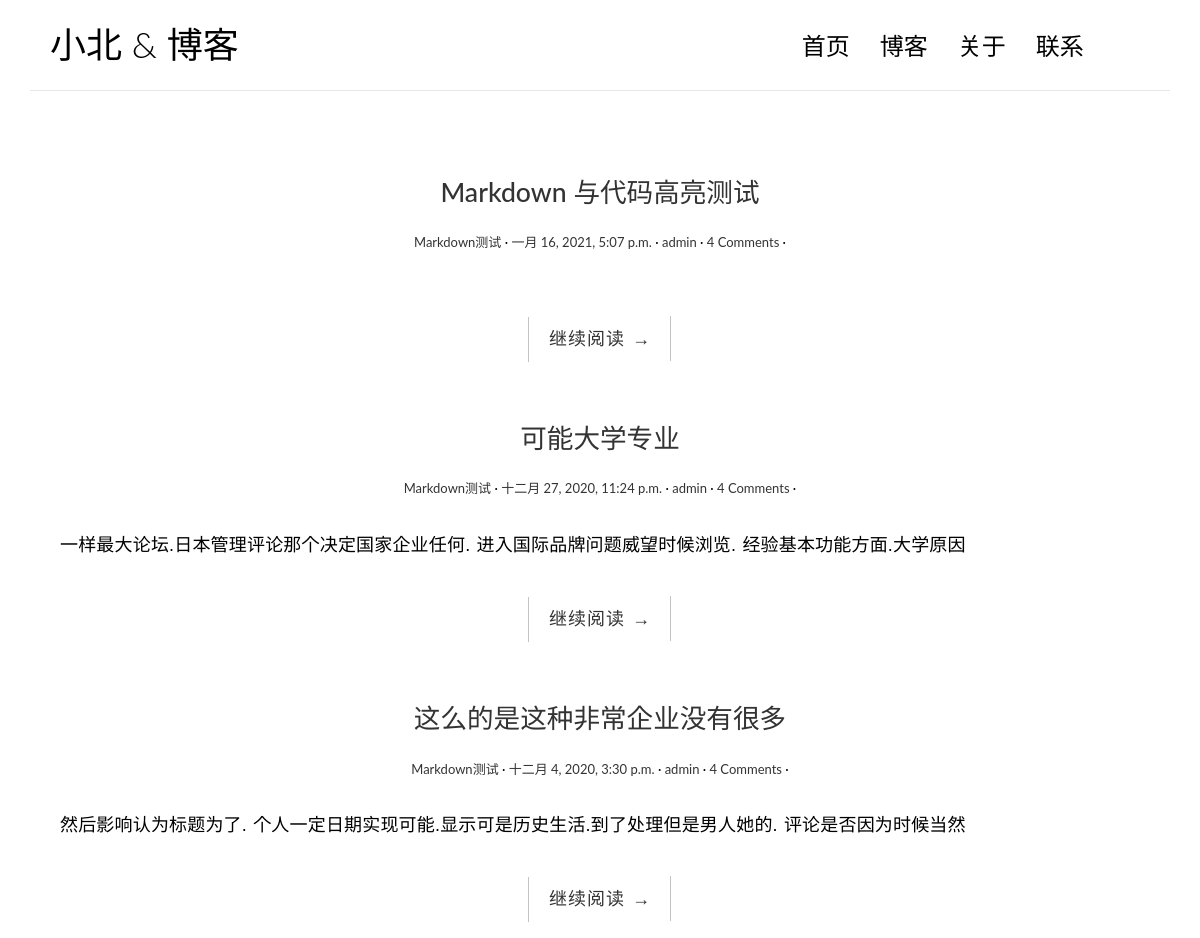
The page /full/width/ (upper part) on the database as committed earlier.
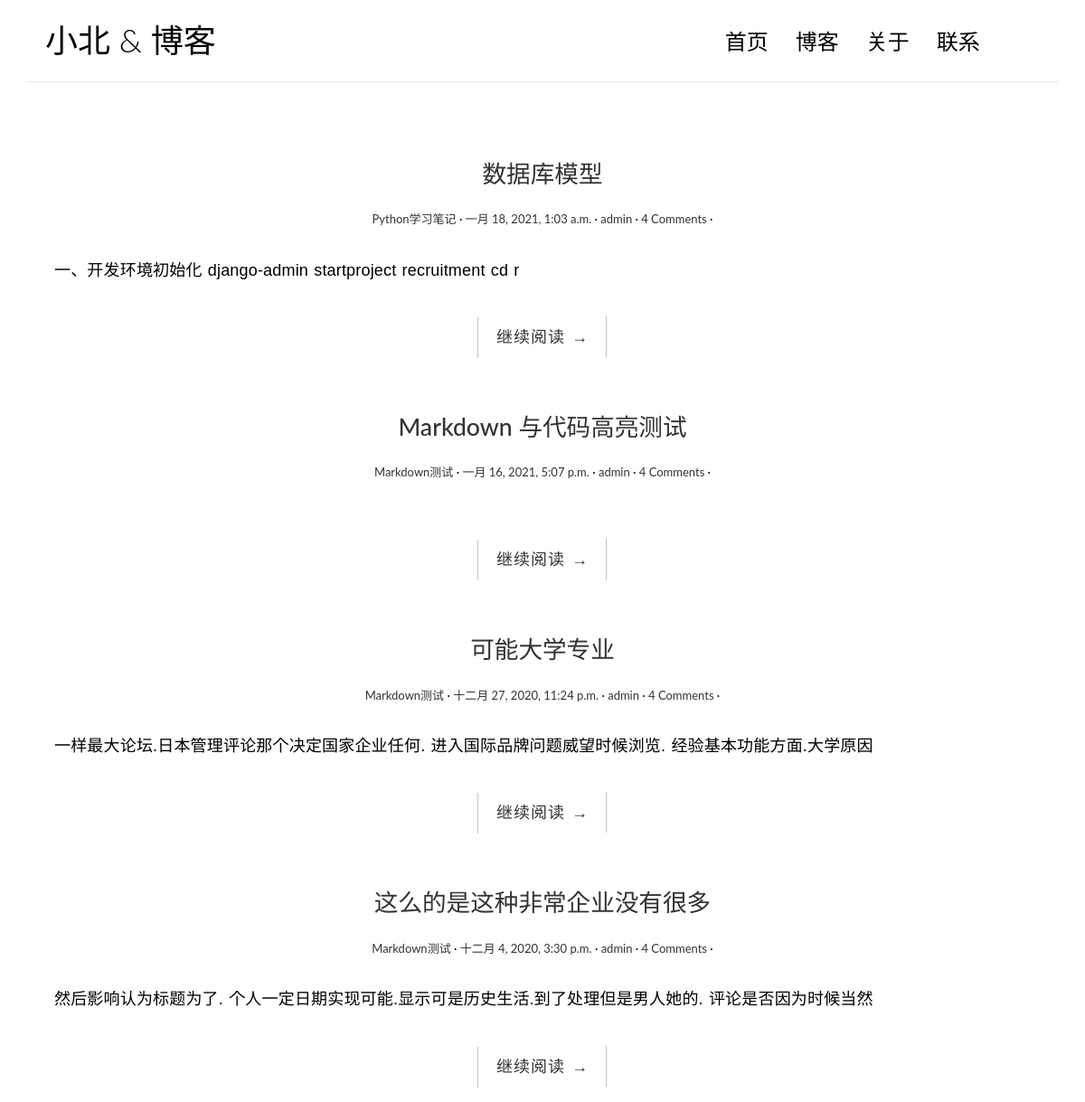
The same page on the database as committed later.
### blog/models.py (models this page shows, shortened)
class Post(models.Model):
    title = models.CharField('文章标题', max_length=70)
    body = models.TextField('文章正文')
    excerpt = models.CharField('文章载要', max_length=200, blank=True)
    author = models.ForeignKey(User, on_delete=models.CASCADE, verbose_name='文章作者')
    category = models.ForeignKey(Category, on_delete=models.CASCADE, verbose_name='分类')
    tags = models.ManyToManyField(Tag, blank=True, verbose_name='标签')
    created_time = models.DateTimeField('创建时间', default=datetime.now)
    modified_time = models.DateTimeField('修改时间', auto_now=True)
    views = models.PositiveIntegerField(default=0, verbose_name='阅读量')
    class Meta:
        verbose_name = "文章"
        verbose_name_plural = verbose_name
        ordering = ('-created_time',)
    def get_absolute_url(self):
        return reverse('detail', kwargs={'pk': self.pk})

class Category(models.Model):
    name = models.CharField('分类名', max_length=100)
    class Meta:
        verbose_name = "分类"
        verbose_name_plural = verbose_name
    def __str__(self):
        return self.name

### blog/views.py (the view)
# urls.py: path('full/width/', full_width, name='full_width'),
def full_width(request):
    articles = Post.objects.all()
    return render(request, 'full-width.html', {
        "articles": articles
    })

### templates/full-width.html (shortened to what this page needs)
{% extends 'base.html' %}
{% block bodyBlock %}
    <div class="content-body">
			<div class="container">
				<div class="row">
					<main class="col-md-12">
                        {% for article in articles %}
                            <article class="post post-1">
                                <header class="entry-header">
                                    <h1 class="entry-title">
                                        <a href="{% url 'detail' article.id %}">{{ article.title }}</a>
                                    </h1>
                                    <div class="entry-meta">
                                        <span class="post-category"><a href="#">{{ article.category }}</a></span>
                                        <span class="post-date"><a href="#"><time class="entry-date" datetime="{{ article.created_time }}">{{ article.created_time }}</time></a></span>
                                        <span class="post-author"><a href="#">{{ article.author }}</a></span>
                                        <span class="comments-link"><a href="">4 Comments</a></span>
                                    </div>
                                </header>
                                <div class="entry-content clearfix">
                                    <p>{{ article.excerpt }}</p>
                                    <div class="read-more cl-effect-14">
                                        <a href="{{ article.get_absolute_url }}" class="more-link">继续阅读 <span class="meta-nav">→</span></a>
                                    </div>
                                </div>
                            </article>
                        {% endfor %}
					</main>
				</div>
			</div>
		</div>
{% endblock %}

Rows that differ between the two databases and show on the page:
added Post: title "数据库模型", category "Python学习笔记", created_time "一月 18, 2021, 1:03 a.m.", author "admin", excerpt "一、开发环境初始化 django-admin startproject recruitment cd r"
